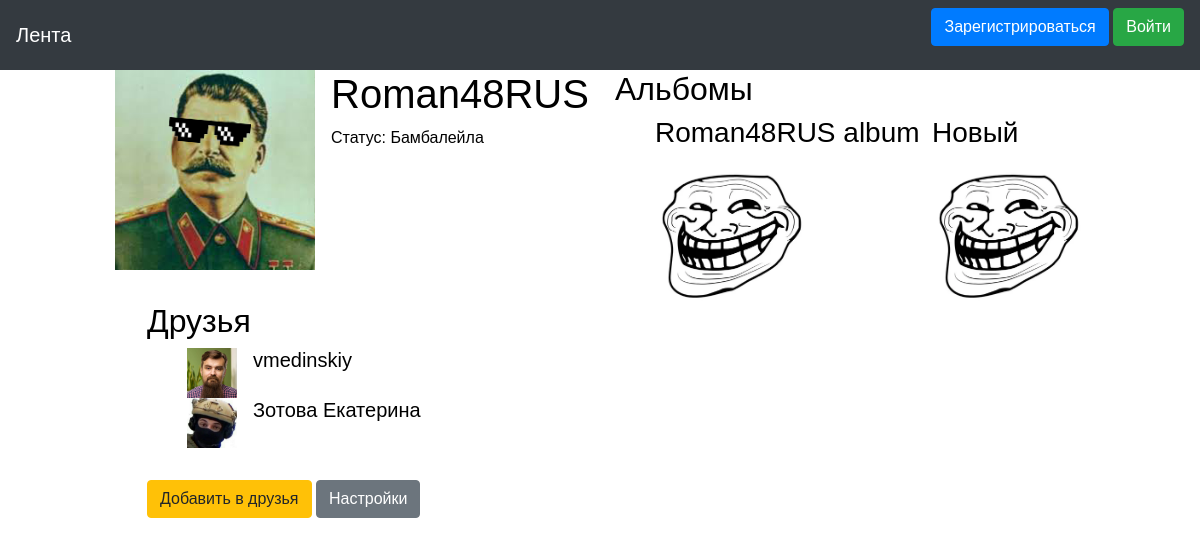
The page /profile/3 on the database its author committed.
### data/users.py (models this page shows, shortened)
class User(SqlAlchemyBase, UserMixin, SerializerMixin):
    __tablename__ = 'users'
    id = sqlalchemy.Column(sqlalchemy.Integer,
                           primary_key=True, autoincrement=True)
    name = sqlalchemy.Column(sqlalchemy.String, nullable=True)
    status = sqlalchemy.Column(sqlalchemy.String, nullable=True)
    email = sqlalchemy.Column(sqlalchemy.String,
                              index=True, unique=True, nullable=True)
    hashed_password = sqlalchemy.Column(sqlalchemy.String, nullable=True)
    created_date = sqlalchemy.Column(sqlalchemy.DateTime,
                                     default=datetime.datetime.now)
    friends = sqlalchemy.Column(sqlalchemy.String, nullable=True)
    avatar = sqlalchemy.Column(sqlalchemy.String,
                               default='/static/img/backgrounds/default.png')
    liked_news = sqlalchemy.Column(sqlalchemy.VARCHAR, nullable=True)
    liked_photos = sqlalchemy.Column(sqlalchemy.VARCHAR, nullable=True)
    background = sqlalchemy.Column(sqlalchemy.String, default='/static/img/backgrounds/default.png')
    theme = sqlalchemy.Column(sqlalchemy.Boolean, default=1)
    albums = sqlalchemy.Column(sqlalchemy.VARCHAR)

### data/albums.py (models this page shows)
class Album(SqlAlchemyBase, SerializerMixin):
    __tablename__ = 'albums'
    id = sqlalchemy.Column(sqlalchemy.Integer, primary_key=True,
                           autoincrement=True)
    name = sqlalchemy.Column(sqlalchemy.String, nullable=False)
    photos = sqlalchemy.Column(sqlalchemy.VARCHAR)
    about = sqlalchemy.Column(sqlalchemy.VARCHAR)
    cover = sqlalchemy.Column(sqlalchemy.String)

### main.py (the view)
@app.route('/profile/<user_id>')
def get_profile(user_id):
    form = ProfileForm()
    session = db_session.create_session()
    user = session.query(User).filter(User.id == user_id).first()
    albums = session.query(Album).filter(Album.id.in_(user.albums.strip("'").split(', ')))
    form.albums = albums
    form.user = user
    friend = '' if user.friends is None else user.friends
    if len(friend) > 0:
        friends = session.query(User).filter(User.id.in_(friend.strip("'").split(', ')))
        form.friends = friends
    else:
        form.friends = []
        form.error = 'Этот пользователь пока одинок. Напиши ему, может подружитесь.'
    return render_template('profile.html', title='Профиль', form=form, albums=albums,
                           base=get_base())

### data/db_session.py (called while the page is built)
def create_session() -> Session:
    global __factory
    return __factory()

### main.py (called while the page is built)
def get_base():
    base = BaseForm()
    if current_user.is_authenticated:
        base.background = current_user.background
        base.text_color = 'white' if not current_user.theme else 'black'
        base.back = '#0a0a0a' if not current_user.theme else '#f5f5f5'
        base.back_color = '#1e1e1e' if not current_user.theme else '#969696'
    else:
        base.background = ""
        base.text_color = 'black'
        base.back = '#0a0a0a'
        base.back_color = '#969696'
    base.js_for_files = url_for("static", filename="js/bs-custom-file-input.js")
    return base

### templates/profile.html (shortened to what this page needs)
{% extends "base.html" %}
{% block content %}
<div class="col-xl-5">
    <div class="media">
        <img src={{form.user.avatar}} class="align-self-start mr-3" alt={{form.user.name}}
             width="200"
             height="200" onclick="">
        <div class="media-body">
            <h1 class="mt-0">{{form.user.name}}</h1>
            <p>Статус: {{form.user.status}}</p>
        </div>
    </div>
    <div class="div1">
        <h2> Друзья </h2>
        {% if form.error == '' %}
        <ul>
            {% for item in form.friends %}
            <li class="list-inline-item">
                <div class="media">
                    <a href="{{item.id}}"> <img src="{{item.avatar}}"
                                                class="align-self-start mr-3"
                                                alt="PEP8" width="50" height="50"
                                                title="{{item.name}}"> </a>
                    <div class="media-body">
                        <h5 class="mt-0">{{item.name}}</h5>
                    </div>
                </div>
            </li>
            {% endfor %}
        </ul>
        {% else %}
        <h4 style="color:red"> {{form.error}} </h4>
        {% endif %}
    </div>
<div class="div1">
    {% if form.user.id == form.cur_user.id and current_user.is_authenticated%}
    <a href="/logout" class="btn btn-warning">Выход</a>
    {% else %}
    <a href="/add_friend/{{form.user.id}}" class="btn btn-warning"> Добавить в друзья </a>
    {% endif %}
    <a href="/settings" class="btn btn-secondary">Настройки</a>
</div>
</div>
<div class="col col-xl-5">
    <h2>Альбомы</h2>
    <ul>
        {% for item in form.albums %}
        <li class="list-inline-item">
            <h3>{{item.name}}</h3>
            <a href="/album/{{item.id}}">
                <img src="{{item.cover}}" alt="{{item.cover}}" width="150" height="150">
            </a>
        </li>
        {% endfor %}
    </ul>
</div>
{% endblock %}

### rows shown on the page
User: user.avatar (picture), user.name "Roman48RUS", user.status "Бамбалейла"
User: avatar (picture), name "vmedinskiy"
User: avatar (picture), name "Зотова Екатерина"
Album: name "Roman48RUS album", cover (picture)
Album: name "Новый", cover (picture)
